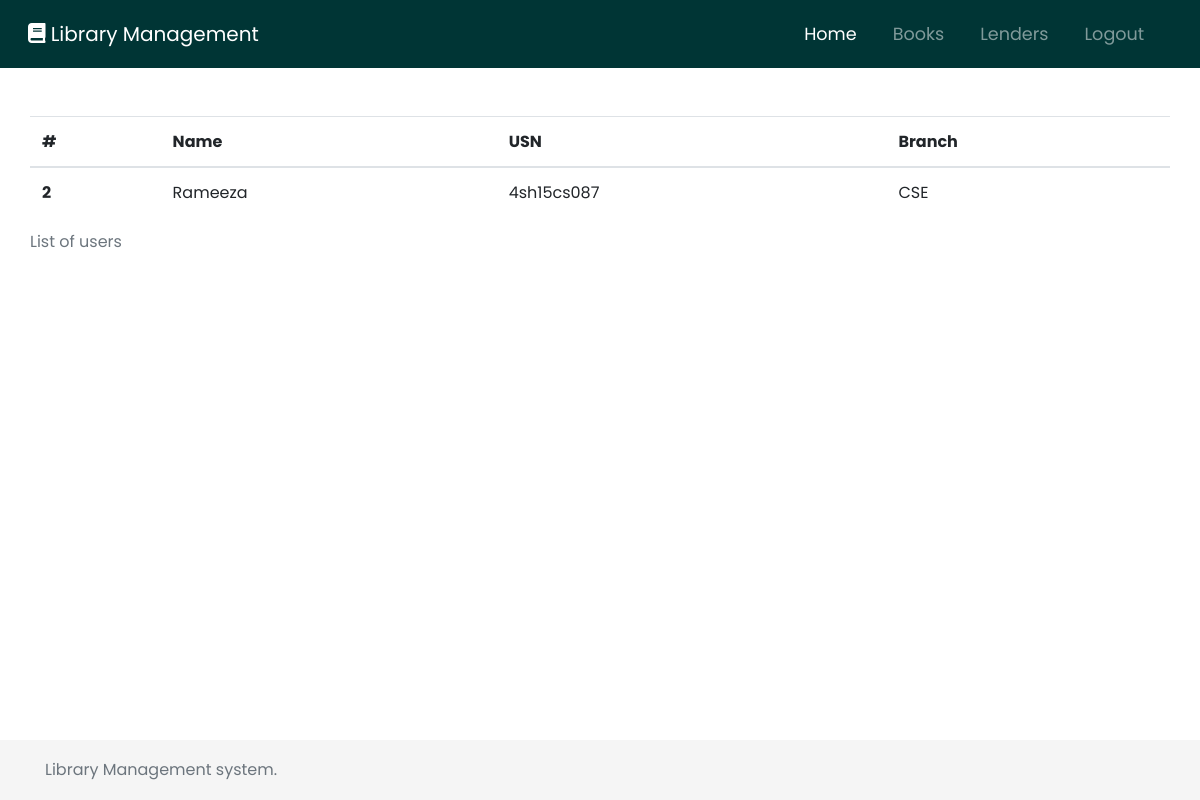
The page /users (signed in) on the database as committed earlier.
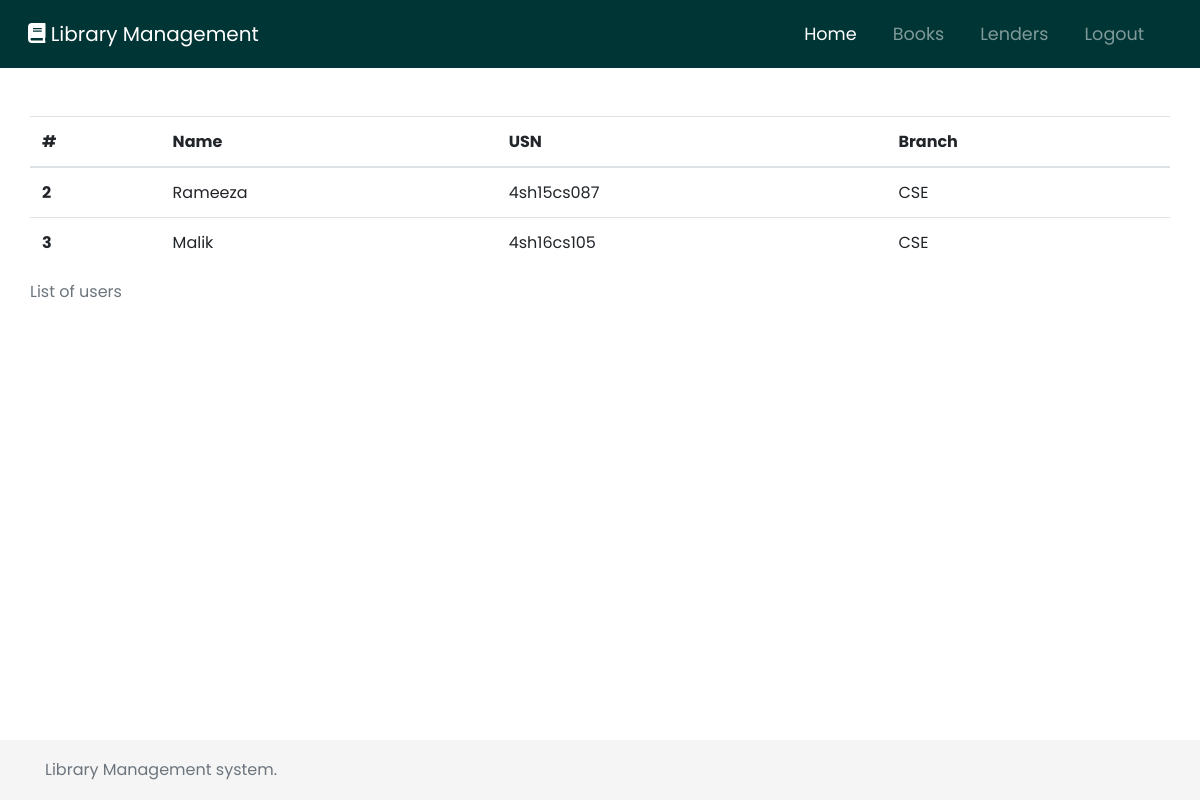
The same page on the database as committed later.
### library/models.py (models this page shows)
class lenders(models.Model):
    name = models.CharField(max_length=150)
    usn = models.CharField(max_length=150)
    branch = models.CharField(max_length=150)
    authid = models.IntegerField()

### library/views.py (the view)
# urls.py: path('users', views.users, name='users'),
def users(request):
    if request.user.is_authenticated:
        all_users = lenders.objects.all()
        return render(request,'allusers.html',{'users':all_users})
    return redirect('/login')

### templates/allusers.html (shortened to what this page needs)
{% extends 'adminbase.html' %}
{% block content %}
<div class="container py-5">
    <div class="row">
            <div class="table-responsive">
                <table class="table">
                    <caption>List of users</caption>
                    <thead>
                      <tr>
                        <th scope="col">#</th>
                        <th scope="col">Name</th>
                        <th scope="col">USN</th>
                        <th scope="col">Branch</th>
                      </tr>
                    </thead>
                    <tbody>
                      {% for user in users %}
                      <tr>
                        <th scope="row">{{user.authid}}</th>
                        <td>{{user.name}}</td>
                        <td>{{user.usn}}</td>
                        <td>{{user.branch}}</td>
                      </tr>
                        {% endfor %}
                    </tbody>
                  </table>
              </div>
            </div>
          </div>
{% endblock content %}

Rows that differ between the two databases and show on the page:
added lenders: authid "3", name "Malik", usn "4sh16cs105", branch "CSE"
